Frame 1 (no input): blank canvas, image omitted
Frame 60 (the mouse pressed at the canvas centre just before this capture): blank canvas, image omitted
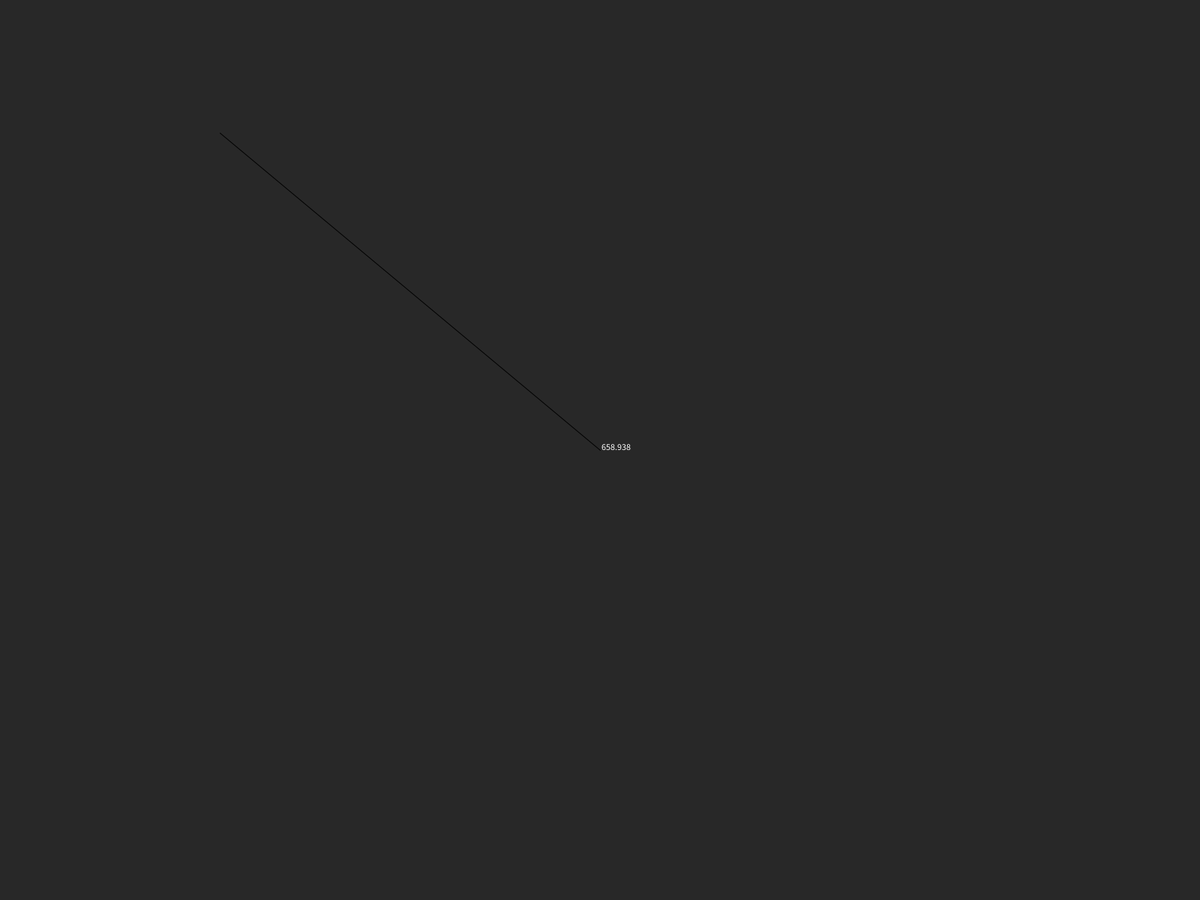
Frame 120 (the mouse held since frame 60 and released just before this capture)

The Processing sketch whose frames 1 and 60 were blank and that drew this single picture after the mouse press (run headless with seeded random() and noise(); from frame 60 on, the mouse is pressed at the canvas centre):

// Processing sketch: neugebauer_pravitko
// ── neugebauer_pravitko.pde
float x1;
float y1;

void setup() {
 
  fullScreen();
  x1 = random(100,400);
  y1 = random(100,400);
  
}

void draw() {
   
  background(40,40,40);
  line(x1,y1,mouseX,mouseY);
 
  fill(255);
  text(dist(x1,y1,mouseX,mouseY),mouseX,mouseY);
  
  
}
